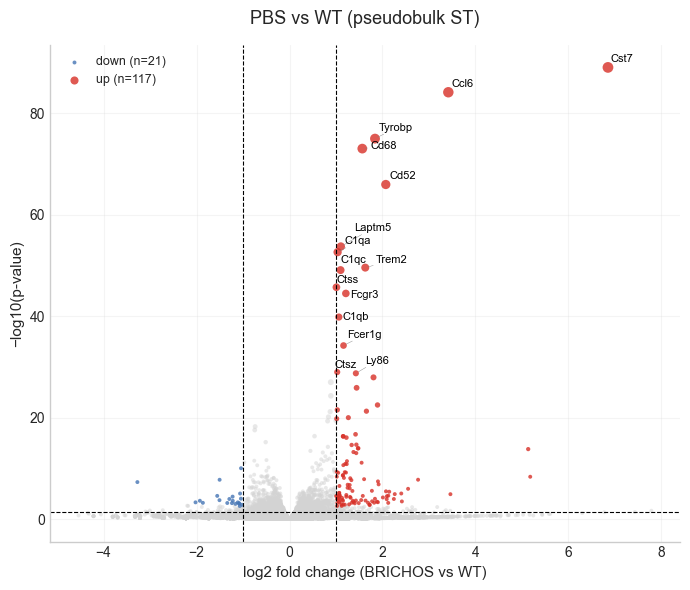
#> input picture results/html/nb_figures/nb00_volcano_pbs_vs_wt.png, 690 x 590 px; its folder holds only this picture in this run
$ python assemble_figures.py
#> lines starting #> are read from the running program, lines starting #| are printed output that depends on the picture
"""Assemble manuscript figures in Cell-journal style.

Outputs SVGs (vector text, raster panels) plus PNG previews to
results/figures/manuscript/. Includes a schematic for the experimental
setup (figure0_schematic) and five data figures pulling existing panels
from results/html/nb_figures/.

Style follows Cell guidelines: Helvetica 7-9 pt, double-column 174 mm
(6.85 in) width, no figure suptitle (caption goes in manuscript), bold
uppercase panel labels in the upper-left outside the axes.
"""
from __future__ import annotations

from pathlib import Path

import matplotlib.image as mpimg
import matplotlib.patches as mpatches
import matplotlib.pyplot as plt
from matplotlib.gridspec import GridSpec
from matplotlib.patches import FancyArrowPatch, FancyBboxPatch

ROOT = Path(__file__).resolve().parents[1]
NB = ROOT / "results" / "html" / "nb_figures"
FIG = ROOT / "results" / "figures"
OUT = FIG / "manuscript"
OUT.mkdir(parents=True, exist_ok=True)

# Cell column widths (inches)
W_DOUBLE = 6.85   # 174 mm
W_1P5 = 4.49      # 114 mm
W_SINGLE = 3.35   #  85 mm

# Palette — colourblind-safe, muted
C_WT = "#4a4a4a"
C_PBS = "#1f77b4"
C_BRI = "#d62728"
C_NEU = "#9aa0a6"
C_BG = "#f5f5f5"
C_AX = "#222222"

plt.rcParams.update({
    "svg.fonttype": "none",
    "pdf.fonttype": 42,
    "ps.fonttype": 42,
    "font.family": "Helvetica",
    "font.size": 7,
    "axes.titlesize": 8,
    "axes.titleweight": "regular",
    "axes.labelsize": 7,
    "axes.linewidth": 0.6,
    "axes.edgecolor": C_AX,
    "axes.spines.top": False,
    "axes.spines.right": False,
    "xtick.major.width": 0.6,
    "ytick.major.width": 0.6,
    "xtick.labelsize": 6.5,
    "ytick.labelsize": 6.5,
    "legend.fontsize": 6.5,
    "legend.frameon": False,
    "lines.linewidth": 0.8,
    "figure.dpi": 150,
})


# ---------- helpers ----------------------------------------------------------

def _label(ax, txt: str):
    """Bold uppercase panel label, upper-left, outside axes (Cell style)."""
    ax.text(-0.04, 1.04, txt, transform=ax.transAxes,
            fontsize=10, fontweight="bold", family="Helvetica",
            ha="right", va="bottom")


def _strip(ax):
    ax.set_xticks([]); ax.set_yticks([])
    for s in ax.spines.values():
        s.set_visible(False)


def _panel(ax, img_path: Path, label: str | None = None, title: str | None = None):
    if img_path.exists():
        ax.imshow(mpimg.imread(img_path))
    else:
        ax.add_patch(mpatches.Rectangle((0, 0), 1, 1, transform=ax.transAxes,
                                        facecolor=C_BG, edgecolor="none"))
        ax.text(0.5, 0.5, f"missing\n{img_path.name}",
                ha="center", va="center", transform=ax.transAxes,
                color="#999", fontsize=6, family="Helvetica")
    _strip(ax)
    if title:
        ax.set_title(title, loc="left", pad=3, fontsize=7.5)
    if label:
        _label(ax, label)


def save(fig, name: str):
    out_svg = OUT / f"{name}.svg"
    fig.savefig(out_svg, format="svg", bbox_inches="tight",
                pad_inches=0.05, dpi=300, facecolor="white")
    fig.savefig(OUT / f"{name}.png", format="png", bbox_inches="tight",
                pad_inches=0.05, dpi=300, facecolor="white")
    plt.close(fig)
    print(f"wrote {out_svg.relative_to(ROOT)}")


# ---------- schematic --------------------------------------------------------

def _mouse(ax, cx, cy, scale=1.0, color="#dcdcdc", edge=C_AX):
    """Tiny mouse silhouette — total bbox roughly (0.20 x 0.10) * scale.

    `(cx, cy)` is the centre of the body. Drawn facing right.
    """
    s = scale * 0.10  # base size unit
    body = mpatches.Ellipse((cx, cy), 2.0 * s, 1.1 * s,
                            facecolor=color, edgecolor=edge, linewidth=0.7)
    head = mpatches.Ellipse((cx + 1.0 * s, cy + 0.05 * s),
                            0.85 * s, 0.75 * s,
                            facecolor=color, edgecolor=edge, linewidth=0.7)
    ear = mpatches.Circle((cx + 1.20 * s, cy + 0.45 * s),
                          0.20 * s, facecolor=color,
                          edgecolor=edge, linewidth=0.7)
    eye = mpatches.Circle((cx + 1.30 * s, cy + 0.05 * s),
                          0.05 * s, facecolor=edge, edgecolor=edge)
    for p in (body, head, ear, eye):
        ax.add_patch(p)
    ax.plot([cx - 1.0 * s, cx - 1.6 * s, cx - 1.7 * s],
            [cy, cy + 0.2 * s, cy - 0.1 * s],
            color=edge, linewidth=0.7, solid_capstyle="round")


def _syringe(ax, cx, cy, scale=1.0, fill="#e6e6e6", edge=C_AX):
    """Mini syringe pointing right; (cx, cy) is centre of barrel."""
    s = scale * 0.10
    barrel = FancyBboxPatch((cx - 0.9 * s, cy - 0.20 * s),
                            1.8 * s, 0.40 * s,
                            boxstyle="round,pad=0.002,rounding_size=0.002",
                            facecolor=fill, edgecolor=edge, linewidth=0.6)
    ax.add_patch(barrel)
    ax.plot([cx + 0.9 * s, cx + 1.4 * s],
            [cy, cy], color=edge, linewidth=0.8)
    plunger = mpatches.Rectangle((cx - 1.20 * s, cy - 0.30 * s),
                                 0.30 * s, 0.60 * s,
                                 facecolor=edge, edgecolor=edge)
    ax.add_patch(plunger)


def _brain(ax, x, y, scale=1.0, fill="#fde9d9", edge=C_AX):
    """Coronal-ish brain icon."""
    outer = mpatches.Ellipse((x, y), 0.36 * scale, 0.30 * scale,
                             facecolor=fill, edgecolor=edge, linewidth=0.7)
    ax.add_patch(outer)
    # midline
    ax.plot([x, x], [y - 0.13 * scale, y + 0.13 * scale],
            color=edge, linewidth=0.5)
    # ventricles
    for sx in (-0.07, 0.07):
        v = mpatches.Ellipse((x + sx * scale, y + 0.02 * scale),
                             0.04 * scale, 0.08 * scale,
                             facecolor="white", edgecolor=edge, linewidth=0.4)
        ax.add_patch(v)


def _arrow(ax, x0, y0, x1, y1, color=C_AX, lw=0.8, mut=8):
    a = FancyArrowPatch((x0, y0), (x1, y1),
                        arrowstyle="-|>", mutation_scale=mut,
                        linewidth=lw, color=color,
                        shrinkA=0, shrinkB=0)
    ax.add_patch(a)


def _capture_chip(ax, x, y, w=0.5, h=0.32, edge=C_AX):
    """Visium-style capture area: outer chip + dotted spot grid."""
    chip = FancyBboxPatch((x, y), w, h,
                          boxstyle="round,pad=0.005,rounding_size=0.01",
                          facecolor="#ffffff", edgecolor=edge, linewidth=0.7)
    ax.add_patch(chip)
    # spot grid
    n_cols, n_rows = 12, 8
    pad = 0.04
    xs = [x + pad + i * (w - 2 * pad) / (n_cols - 1) for i in range(n_cols)]
    ys = [y + pad + j * (h - 2 * pad) / (n_rows - 1) for j in range(n_rows)]
    for j, yy in enumerate(ys):
        for i, xx in enumerate(xs):
            offset = 0 if j % 2 == 0 else (w - 2 * pad) / (2 * (n_cols - 1))
            ax.add_patch(mpatches.Circle((xx + offset, yy), 0.006,
                                         facecolor="#5b8def",
                                         edgecolor="none"))


def figure0_schematic():
    """Experimental design + analysis workflow."""
    fig = plt.figure(figsize=(W_DOUBLE, 4.4))
    gs = GridSpec(2, 2, figure=fig, height_ratios=[1.0, 0.8],
                  width_ratios=[1.0, 1.05], wspace=0.05, hspace=0.30)

    # --- A: cohort + dosing ------------------------------------------------
    ax_a = fig.add_subplot(gs[0, 0])
    ax_a.set_xlim(0, 1); ax_a.set_ylim(0, 1)
    _strip(ax_a); _label(ax_a, "A")
    ax_a.set_title("Cohort & dosing", loc="left", pad=2, fontsize=7.5)

    # column anchors
    x_label = 0.02
    x_mouse = 0.34
    x_syr = 0.58
    x_dose = 0.78
    rows = [
        (0.80, "WT",                       "n = 1", C_WT,  False, "#e1e1e1"),
        (0.55, "APP$_{NLGF}$ + PBS",       "n = 3", C_PBS, True,  "#cfe1f2"),
        (0.30, "APP$_{NLGF}$ + BRICHOS",   "n = 3", C_BRI, True,  "#f4cccc"),
    ]
    for y, label, n, col, dosed, body in rows:
        # row separator
        ax_a.add_patch(mpatches.Rectangle((0.0, y - 0.10), 1.0, 0.20,
                                          facecolor="white",
                                          edgecolor="#eee", linewidth=0.4))
        # color tag
        ax_a.add_patch(mpatches.Rectangle((0.0, y - 0.08), 0.008, 0.16,
                                          facecolor=col, edgecolor="none"))
        ax_a.text(x_label, y + 0.045, label, fontsize=7.4, fontweight="bold",
                  color=C_AX, va="center")
        ax_a.text(x_label, y - 0.035, n, fontsize=6.3, color="#666",
                  va="center")
        _mouse(ax_a, x_mouse, y, scale=0.85, color=body)
        if dosed:
            _syringe(ax_a, x_syr, y, scale=0.85, fill=col)
            ax_a.text(x_dose, y, "i.p., 2x/wk", fontsize=6.2,
                      color="#555", va="center")
        else:
            ax_a.text(x_syr, y, "untreated", fontsize=6.3,
                      color="#999", va="center", style="italic")

    # timeline along bottom
    ax_a.plot([0.06, 0.94], [0.06, 0.06], color=C_AX, linewidth=0.7)
    for frac, lab in [(0.06, "wk 0"), (0.50, "wk 6"), (0.94, "wk 12 — sacrifice")]:
        ax_a.plot([frac, frac], [0.05, 0.07], color=C_AX, linewidth=0.7)
        ha = "center" if frac < 0.9 else "right"
        ax_a.text(frac, 0.015, lab, fontsize=6, ha=ha, color="#444")
    ax_a.text(0.5, 0.115, "12 weeks treatment",
              ha="center", fontsize=6.2, color="#555", style="italic")

    # --- B: ST workflow ----------------------------------------------------
    ax_b = fig.add_subplot(gs[0, 1])
    ax_b.set_xlim(0, 1); ax_b.set_ylim(0, 1)
    _strip(ax_b); _label(ax_b, "B")
    ax_b.set_title("Spatial transcriptomics workflow", loc="left", pad=2, fontsize=7.5)

    yy = 0.62
    # 4 stages, evenly spaced
    stage_x = [0.11, 0.36, 0.62, 0.88]

    # 1) coronal section (brain)
    _brain(ax_b, stage_x[0], yy, scale=0.6)
    ax_b.text(stage_x[0], yy - 0.27, "coronal\nsection", ha="center",
              fontsize=6.2, color="#444")

    _arrow(ax_b, stage_x[0] + 0.10, yy, stage_x[1] - 0.13, yy, mut=7)

    # 2) Visium capture chip
    cw, ch = 0.20, 0.26
    _capture_chip(ax_b, stage_x[1] - cw / 2, yy - ch / 2, w=cw, h=ch)
    ax_b.text(stage_x[1], yy - 0.27, "Visium capture\n(10x Genomics)",
              ha="center", fontsize=6.2, color="#444")

    _arrow(ax_b, stage_x[1] + cw / 2 + 0.01, yy, stage_x[2] - 0.10, yy, mut=7)

    # 3) spots x genes matrix glyph
    mw, mh = 0.16, 0.24
    mat_x, mat_y = stage_x[2] - mw / 2, yy - mh / 2
    ax_b.add_patch(mpatches.Rectangle((mat_x, mat_y), mw, mh,
                                      facecolor="white",
                                      edgecolor=C_AX, linewidth=0.7))
    cols, rows = 6, 8
    for i in range(cols):
        for j in range(rows):
            shade = 0.95 - 0.13 * ((i * 2 + j) % 5)
            ax_b.add_patch(mpatches.Rectangle(
                (mat_x + 0.005 + i * (mw - 0.01) / cols,
                 mat_y + 0.005 + j * (mh - 0.01) / rows),
                (mw - 0.01) / cols * 0.92, (mh - 0.01) / rows * 0.92,
                facecolor=str(shade), edgecolor="none"))
    ax_b.text(stage_x[2], yy - 0.27, "spots x genes",
              ha="center", fontsize=6.2, color="#444")

    _arrow(ax_b, stage_x[2] + mw / 2 + 0.01, yy, stage_x[3] - 0.10, yy, mut=7)

    # 4) Allen atlas-coloured brain
    _brain(ax_b, stage_x[3], yy, scale=0.55, fill="#eef3e8")
    region_cols = ["#9bbed6", "#f6b26b", "#a5c4a3", "#d8a4d4"]
    for i, c in enumerate(region_cols):
        wedge = mpatches.Wedge((stage_x[3], yy), 0.085,
                               90 + i * 90, 90 + (i + 1) * 90,
                               width=0.035, facecolor=c,
                               edgecolor="none", alpha=0.9)
        ax_b.add_patch(wedge)
    ax_b.text(stage_x[3], yy - 0.27, "Allen atlas\nregistration",
              ha="center", fontsize=6.2, color="#444")

    # --- C: analysis pipeline ---------------------------------------------
    ax_c = fig.add_subplot(gs[1, :])
    ax_c.set_xlim(0, 1); ax_c.set_ylim(0, 1)
    _strip(ax_c); _label(ax_c, "C")
    ax_c.set_title("Analysis modules", loc="left", pad=2, fontsize=7.5)

    modules = [
        ("Disease\nbaseline", "PBS vs WT\nDE & PIG signature", "#e6eef7", C_PBS),
        ("Global\nrescue", "BRI vs WT, BRI vs PBS\nattenuation", "#f7e6e6", C_BRI),
        ("Regional\nheterogeneity", "DE per region\nrescue ranking", "#ecf3ec", "#5a8c5a"),
        ("Spatial\ngradients", "meninges to parenchyma\nPIG flattening", "#f5efe1", "#b8862c"),
        ("Cell-type\nbasis", "tangram deconv.\nmicroglia, endo.", "#efe7f3", "#7e57a8"),
    ]
    n = len(modules)
    bw = 0.165
    gap = (1.0 - n * bw) / (n + 1)
    for i, (title, sub, fill, col) in enumerate(modules):
        x0 = gap + i * (bw + gap)
        box = FancyBboxPatch((x0, 0.18), bw, 0.66,
                             boxstyle="round,pad=0.006,rounding_size=0.012",
                             facecolor=fill, edgecolor=col, linewidth=0.9)
        ax_c.add_patch(box)
        ax_c.text(x0 + bw / 2, 0.66, title, ha="center", va="center",
                  fontsize=7.4, fontweight="bold", color=col)
        ax_c.text(x0 + bw / 2, 0.40, sub, ha="center", va="center",
                  fontsize=6.3, color="#444")
        # tag with figure number
        ax_c.text(x0 + bw / 2, 0.10, f"Fig {i + 1}", ha="center",
                  fontsize=6.3, color="#666", style="italic")
        if i < n - 1:
            _arrow(ax_c, x0 + bw + 0.005,
                   0.51, x0 + bw + gap - 0.005, 0.51,
                   color="#888", lw=0.7, mut=6)

    save(fig, "figure0_schematic")
#> in save, `fig.savefig(out_svg, format="svg", bbox_inches="tight", pad_inches=0.0..`:
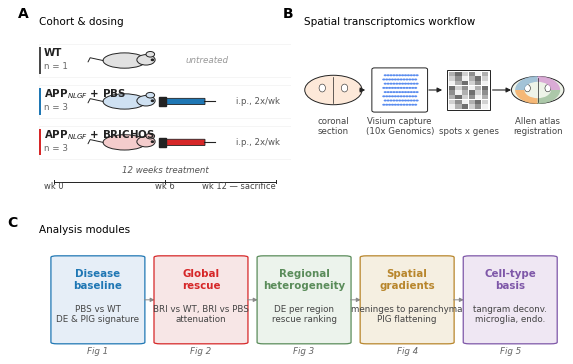
#> figure drawn by matplotlib, 3 panels


# ---------- data figures -----------------------------------------------------

def figure1_disease_baseline():
    fig = plt.figure(figsize=(W_DOUBLE, 5.0))
    gs = GridSpec(2, 3, figure=fig, hspace=0.30, wspace=0.20,
                  height_ratios=[1, 1])
    _panel(fig.add_subplot(gs[0, 0]),
           NB / "nb00_volcano_pbs_vs_wt.png",
           "A", "PBS vs WT — global DE")
    _panel(fig.add_subplot(gs[0, 1]),
           NB / "nb04_spatial_regions.png",
           "B", "Region annotation")
    _panel(fig.add_subplot(gs[0, 2]),
           NB / "nb04_umap_regions.png",
           "C", "UMAP, by region")
    _panel(fig.add_subplot(gs[1, 0]),
           NB / "nb04_spatial_pig.png",
           "D", "PIG signature in space")
    _panel(fig.add_subplot(gs[1, 1]),
           NB / "nb04_pig_by_region.png",
           "E", "PIG score per region")
    _panel(fig.add_subplot(gs[1, 2]),
           NB / "nb04_region_composition.png",
           "F", "Regional composition")
    save(fig, "figure1_disease_baseline")
#> call 2 of save, with name = 'figure1_disease_baseline'
#> in save (call 2), `fig.savefig(out_svg, format="svg", bbox_inches="tight", pad_inches=0.0..`:
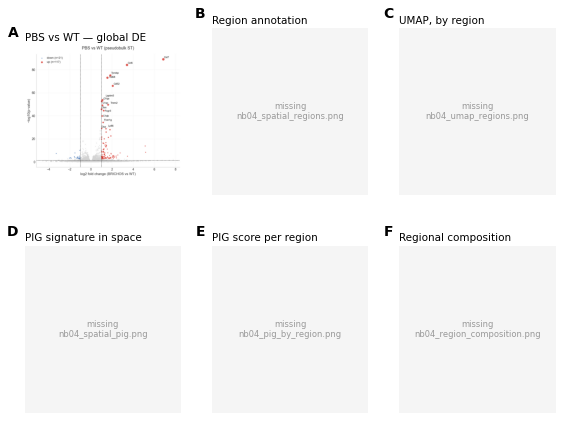
#> figure drawn by matplotlib, 6 panels


def figure2_global_rescue():
    fig = plt.figure(figsize=(W_DOUBLE, 4.6))
    gs = GridSpec(2, 3, figure=fig, hspace=0.30, wspace=0.22)
    _panel(fig.add_subplot(gs[0, 0]),
           NB / "nb01_volcano_bri_vs_wt.png",
           "A", "BRICHOS vs WT")
    _panel(fig.add_subplot(gs[0, 1]),
           NB / "nb02_volcano_bri_vs_pbs.png",
           "B", "BRICHOS vs PBS")
    _panel(fig.add_subplot(gs[0, 2]),
           NB / "nb03_lfc_correlation.png",
           "C", "LFC concordance")
    _panel(fig.add_subplot(gs[1, 0]),
           NB / "nb05_lfc_comparison.png",
           "D", "LFC: BRI vs PBS comparison")
    _panel(fig.add_subplot(gs[1, 1]),
           NB / "nb05_attenuation_scatter.png",
           "E", "Per-gene attenuation")
    _panel(fig.add_subplot(gs[1, 2]),
           NB / "nb03_stacked_summary.png",
           "F", "DEG class summary")
    save(fig, "figure2_global_rescue")
#> call 3 of save, with name = 'figure2_global_rescue'
#> in save (call 3), `fig.savefig(out_svg, format="svg", bbox_inches="tight", pad_inches=0.0..`:
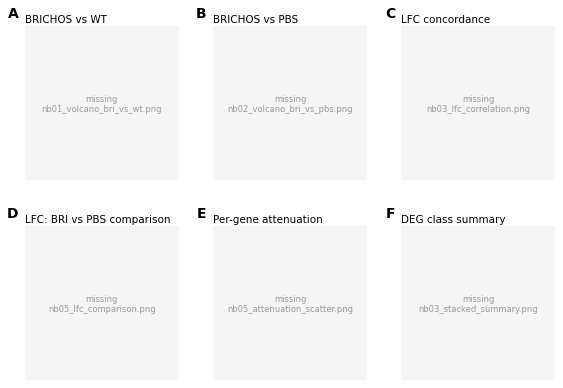
#> figure drawn by matplotlib, 6 panels


def figure3_regional_heterogeneity():
    fig = plt.figure(figsize=(W_DOUBLE, 6.2))
    gs = GridSpec(3, 3, figure=fig, hspace=0.32, wspace=0.20,
                  height_ratios=[1.05, 1, 1])
    # top: panoramic regional summary
    _panel(fig.add_subplot(gs[0, :]),
           FIG / "regional_BRICHOS_vs_PBS_summary.png",
           "A", "BRICHOS vs PBS — regional summary")
    _panel(fig.add_subplot(gs[1, 0]),
           NB / "nb04_de_summary_barplot.png",
           "B", "DEG count per region")
    _panel(fig.add_subplot(gs[1, 1]),
           NB / "nb04_sig_genes_region.png",
           "C", "Significant gene ranks")
    _panel(fig.add_subplot(gs[1, 2]),
           NB / "nb05_pig_barplot.png",
           "D", "PIG response per region")
    _panel(fig.add_subplot(gs[2, 0]),
           NB / "nb04_heatmap_regions.png",
           "E", "Region × gene heatmap")
    _panel(fig.add_subplot(gs[2, 1]),
           NB / "nb04_regional_summary.png",
           "F", "Regional rescue overview")
    _panel(fig.add_subplot(gs[2, 2]),
           NB / "nb03_heatmap.png",
           "G", "Gene-set heatmap")
    save(fig, "figure3_regional_heterogeneity")
#> call 4 of save, with name = 'figure3_regional_heterogeneity'
#> in save (call 4), `fig.savefig(out_svg, format="svg", bbox_inches="tight", pad_inches=0.0..`:
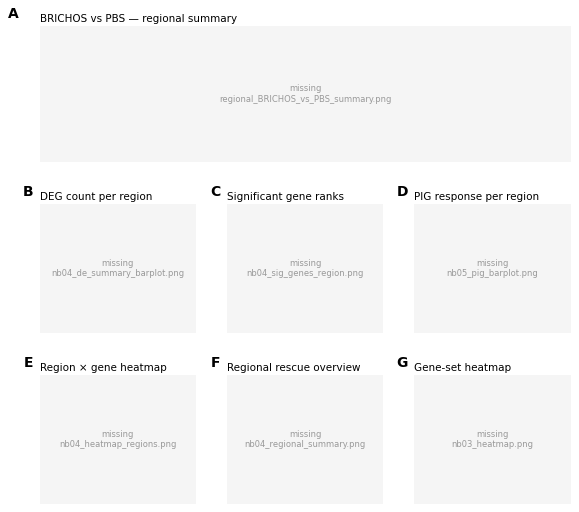
#> figure drawn by matplotlib, 7 panels


def figure4_spatial_gradient():
    fig = plt.figure(figsize=(W_DOUBLE, 6.0))
    gs = GridSpec(3, 3, figure=fig, hspace=0.28, wspace=0.18)
    _panel(fig.add_subplot(gs[0, 0]),
           NB / "nb07_tissue_rim.png",
           "A", "Tissue rim / meninges")
    _panel(fig.add_subplot(gs[0, 1]),
           NB / "nb07_spatial_pig.png",
           "B", "PIG signature in space")
    _panel(fig.add_subplot(gs[0, 2]),
           NB / "nb07_umap_regions.png",
           "C", "UMAP, regional embedding")
    _panel(fig.add_subplot(gs[1, 0]),
           NB / "nb07_pig_gradient_pbs.png",
           "D", "PIG gradient — PBS")
    _panel(fig.add_subplot(gs[1, 1]),
           NB / "nb07_pig_gradient_bri.png",
           "E", "PIG gradient — BRICHOS")
    _panel(fig.add_subplot(gs[1, 2]),
           NB / "nb07_spatial_dist_meninges.png",
           "F", "Distance from meninges")
    _panel(fig.add_subplot(gs[2, 0]),
           NB / "nb07_pig_compartment_pbs.png",
           "G", "Compartment quant — PBS")
    _panel(fig.add_subplot(gs[2, 1]),
           NB / "nb07_pig_compartment_bri.png",
           "H", "Compartment quant — BRICHOS")
    save(fig, "figure4_spatial_gradient")
#> in save (call 5), `fig.savefig(out_svg, format="svg", bbox_inches="tight", pad_inches=0.0..`:
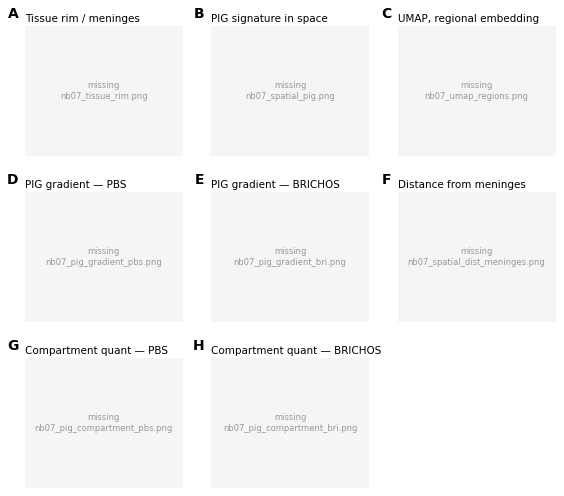
#> figure drawn by matplotlib, 8 panels


def figure5_celltype():
    """Cell-type basis — placeholder until tangram outputs are exported."""
    fig = plt.figure(figsize=(W_DOUBLE, 4.6))
    gs = GridSpec(2, 3, figure=fig, hspace=0.28, wspace=0.20)
    candidates = [
        (NB / "nb06_celltype_proportions.png",   "A", "Cell-type proportions"),
        (NB / "nb06_celltype_region_heatmap.png", "B", "Cell-type × region"),
        (NB / "nb06_microglia_rescue.png",        "C", "Microglia rescue"),
        (NB / "nb06_endocytosis_module.png",      "D", "Endocytosis module"),
        (NB / "nb06_tangram_overlay.png",         "E", "Tangram overlay"),
        (NB / "nb06_celltype_dge.png",            "F", "Cell-type DGE"),
    ]
    for ax_pos, (p, lab, title) in zip(
        [(0, 0), (0, 1), (0, 2), (1, 0), (1, 1), (1, 2)], candidates
    ):
        _panel(fig.add_subplot(gs[ax_pos]), p, lab, title)
    save(fig, "figure5_celltype")
#> in save (call 6), `fig.savefig(out_svg, format="svg", bbox_inches="tight", pad_inches=0.0..`:
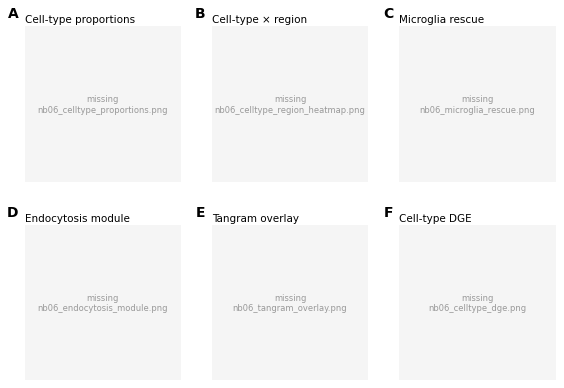
#> figure drawn by matplotlib, 6 panels


def main():
    figure0_schematic()
    figure1_disease_baseline()
    figure2_global_rescue()
    figure3_regional_heterogeneity()
    figure4_spatial_gradient()
    figure5_celltype()


if __name__ == "__main__":
    main()
